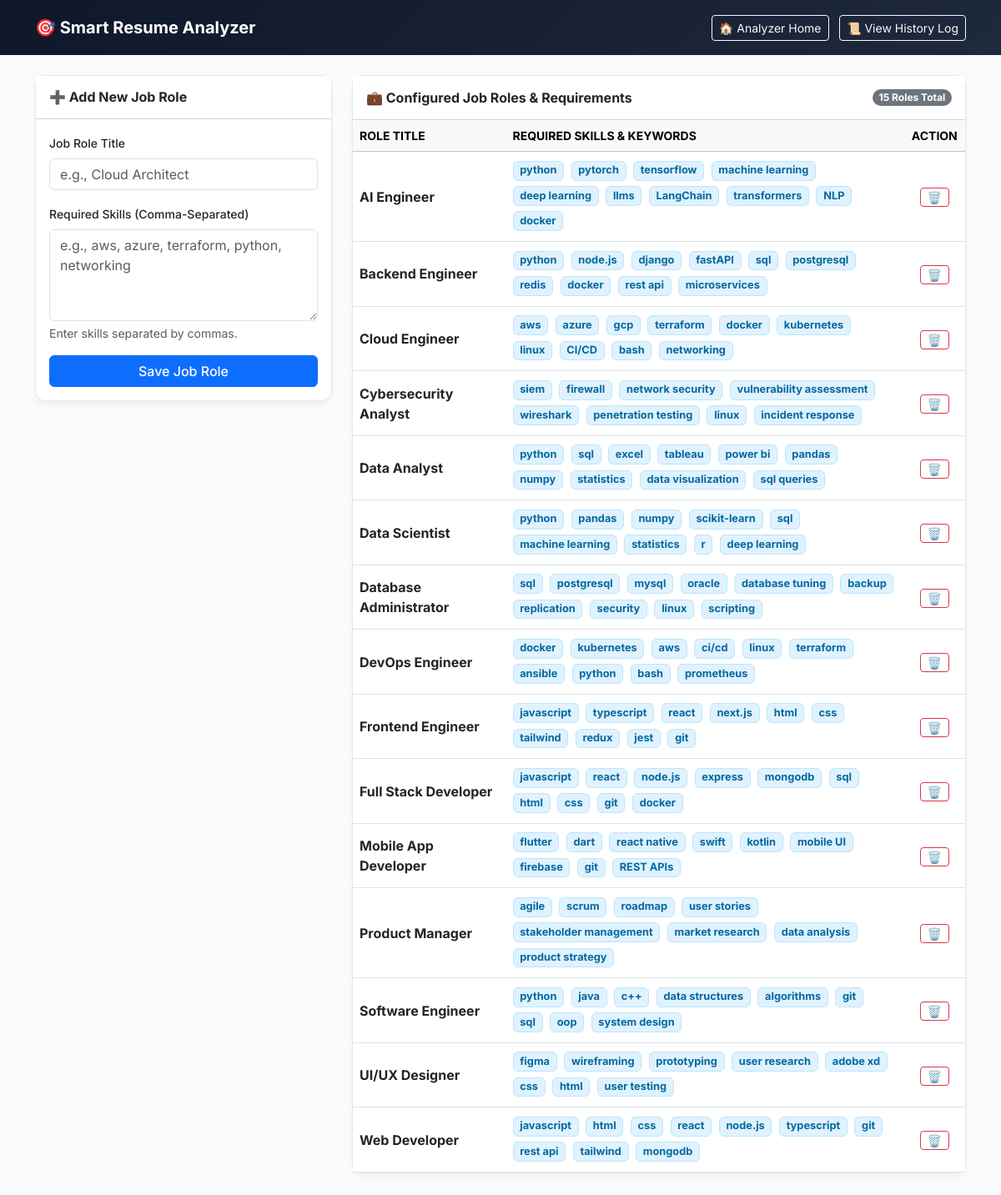
Page /manage-roles on the committed database.
### tables this page shows
CREATE TABLE roles (
            id INTEGER PRIMARY KEY AUTOINCREMENT,
            role_name TEXT UNIQUE NOT NULL,
            skills TEXT NOT NULL
        );

### app.py (the view, shortened to what this page needs)
@app.route('/manage-roles', methods=['GET', 'POST'])
def manage_roles():
    conn = get_db_connection()
    roles_list = conn.execute("SELECT * FROM roles ORDER BY role_name ASC").fetchall()
    conn.close()
    return render_template('manage_roles.html', roles=roles_list)

### app.py (called while the page is built)
def get_db_connection():
    conn = sqlite3.connect(DB_FILE)
    conn.row_factory = sqlite3.Row
    return conn

### templates/manage_roles.html (shortened to what this page needs)
<!DOCTYPE html>
<html lang="en">
<head>
    <link href="https://cdn.jsdelivr.net/npm/bootstrap@5.3.2/dist/css/bootstrap.min.css" rel="stylesheet">
</head>
<body>
    <nav class="navbar navbar-dark navbar-custom mb-4 py-3">
        <div class="container d-flex justify-content-between align-items-center">
            <a href="/" class="navbar-brand mb-0 h4 fw-bold text-decoration-none">🎯 Smart Resume Analyzer</a>
            <div>
                <a href="/" class="btn btn-outline-light btn-sm me-2">🏠 Analyzer Home</a>
                <a href="/history" class="btn btn-outline-light btn-sm">📜 View History Log</a>
            </div>
        </div>
    </nav>
    <div class="container pb-5">
        <div class="row g-4">
            <div class="col-md-4">
                <div class="card card-custom">
                    <div class="card-header bg-white py-3">
                        <h6 class="fw-bold mb-0">➕ Add New Job Role</h6>
                    </div>
                    <div class="card-body">
                        <form method="POST" action="/manage-roles">
                            <div class="mb-3">
                                <label class="form-label fw-medium small">Job Role Title</label>
                                <input type="text" name="role_name" class="form-control" placeholder="e.g., Cloud Architect" required>
                            </div>
                            <div class="mb-3">
                                <label class="form-label fw-medium small">Required Skills (Comma-Separated)</label>
                                <textarea name="skills" class="form-control" rows="4" placeholder="e.g., aws, azure, terraform, python, networking" required></textarea>
                                <div class="form-text small">Enter skills separated by commas.</div>
                            </div>
                            <button type="submit" class="btn btn-primary w-100 fw-medium">Save Job Role</button>
                        </form>
                    </div>
                </div>
            </div>
            <div class="col-md-8">
                <div class="card card-custom">
                    <div class="card-header bg-white py-3 d-flex justify-content-between align-items-center">
                        <h6 class="fw-bold mb-0">💼 Configured Job Roles & Requirements</h6>
                        <span class="badge bg-secondary rounded-pill">{{ roles|length }} Roles Total</span>
                    </div>
                    <div class="card-body p-0">
                        <div class="table-responsive">
                            <table class="table table-hover align-middle mb-0">
                                <thead class="table-light small text-uppercase text-secondary">
                                    <tr>
                                        <th style="width: 25%;">Role Title</th>
                                        <th>Required Skills & Keywords</th>
                                        <th style="width: 10%;" class="text-center">Action</th>
                                    </tr>
                                </thead>
                                <tbody>
                                    {% for r in roles %}
                                    <tr>
                                        <td class="fw-bold text-dark">{{ r.role_name }}</td>
                                        <td>
                                            {% for sk in r.skills.split(',') %}
                                                {% if sk.strip() %}
                                                    <span class="badge badge-skill me-1 mb-1">{{ sk.strip() }}</span>
                                                {% endif %}
                                            {% endfor %}
                                        </td>
                                        <td class="text-center">
                                            <form method="POST" action="/delete-role/{{ r.id }}" onsubmit="return confirm('Delete this job role?');">
                                                <button type="submit" class="btn btn-outline-danger btn-sm py-0 px-2">🗑️</button>
                                            </form>
                                        </td>
                                    </tr>
                                    {% else %}
                                    <tr>
                                        <td colspan="3" class="text-center text-muted py-4">No job roles found in database. Add one on the left panel!</td>
                                    </tr>
                                    {% endfor %}
                                </tbody>
                            </table>
                        </div>
                    </div>
                </div>
            </div>
        </div>
    </div>
</body>
</html>

### templates/manage_roles.html (style rules this page uses)
body { font-family: 'Inter', sans-serif; background-color: #f8fafc; color: #334155; }
.navbar-custom { background: linear-gradient(135deg, #0f172a 0%, #1e293b 100%); }
.card-custom { border: 1px solid #e2e8f0; border-radius: 12px; background-color: #ffffff; box-shadow: 0 4px 6px -1px rgba(0,0,0,0.05); }
.badge-skill { background-color: #e0f2fe; color: #0369a1; border: 1px solid #bae6fd; padding: 0.35em 0.6em; font-size: 0.8rem; border-radius: 6px; }

### rows in the picture
roles: role_name "AI Engineer", strip "python" "pytorch" "tensorflow" "machine learning" "deep learning" "llms" "LangChain" "transformers" "NLP" "docker"
roles: role_name "Backend Engineer", strip "python" "node.js" "django" "fastAPI" "sql" "postgresql" "redis" "docker" "rest api" "microservices"
roles: role_name "Cloud Engineer", strip "aws" "azure" "gcp" "terraform" "docker" "kubernetes" "linux" "CI/CD" "bash" "networking"
roles: role_name "Cybersecurity Analyst", strip "siem" "firewall" "network security" "vulnerability assessment" "wireshark" "penetration testing" "linux" "incident response"
roles: role_name "Data Analyst", strip "python" "sql" "excel" "tableau" "power bi" "pandas" "numpy" "statistics" "data visualization" "sql queries"
roles: role_name "Data Scientist", strip "python" "pandas" "numpy" "scikit-learn" "sql" "machine learning" "statistics" "r" "deep learning"
roles: role_name "Database Administrator", strip "sql" "postgresql" "mysql" "oracle" "database tuning" "backup" "replication" "security" "linux" "scripting"
roles: role_name "DevOps Engineer", strip "docker" "kubernetes" "aws" "ci/cd" "linux" "terraform" "ansible" "python" "bash" "prometheus"
roles: role_name "Frontend Engineer", strip "javascript" "typescript" "react" "next.js" "html" "css" "tailwind" "redux" "jest" "git"
roles: role_name "Full Stack Developer", strip "javascript" "react" "node.js" "express" "mongodb" "sql" "html" "css" "git" "docker"
roles: role_name "Mobile App Developer", strip "flutter" "dart" "react native" "swift" "kotlin" "mobile UI" "firebase" "git" "REST APIs"
roles: role_name "Product Manager", strip "agile" "scrum" "roadmap" "user stories" "stakeholder management" "market research" "data analysis" "product strategy"
roles: role_name "Software Engineer", strip "python" "java" "c++" "data structures" "algorithms" "git" "sql" "oop" "system design"
roles: role_name "UI/UX Designer", strip "figma" "wireframing" "prototyping" "user research" "adobe xd" "css" "html" "user testing"
roles: role_name "Web Developer", strip "javascript" "html" "css" "react" "node.js" "typescript" "git" "rest api" "tailwind" "mongodb"

### other values in the picture
{{ roles|length }} "15"
